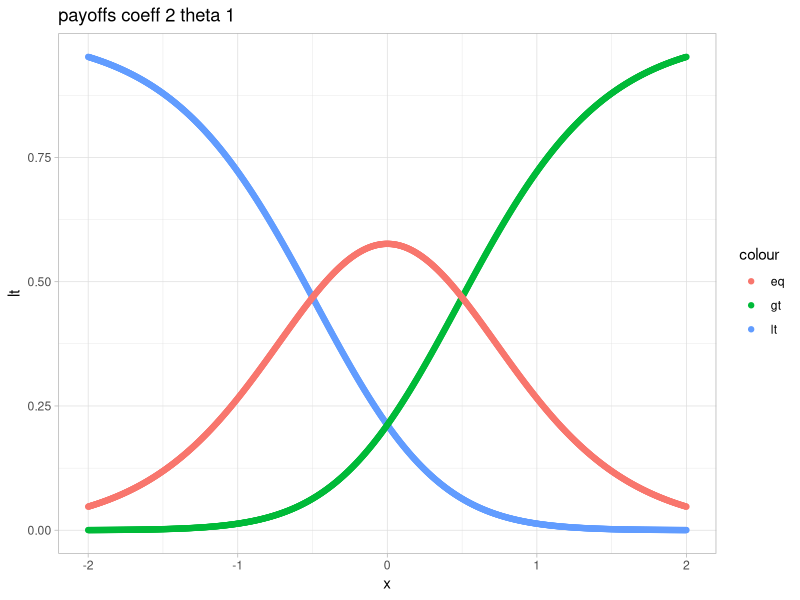

This chart was generated by the following R code:
library(tidyverse)
theme_set(theme_light())
rm(list = ls())
set.seed(4)

coeff <- 2 #first try for payoff: crossovers at +/- .5, but 'eq' quite likely out to 1ish?
theta <- 1

#coeff <- 100 #first try for prob: crossovers at +/- .01, eq out to +/- .05
#theta <- 1
which_targdiff <- c("probs", "payoffs")[2]#choose one
tolerance <- 2 #sets limits of xcomb, ie desired vis perspective.

rnd_option <- function(){
    ##prob-payoff trials that match the howes16 priors.
    c(rbeta(1, 1, 1),
      rnorm(1, 100, 5)
      )
}

rnd_trial <- function(){
    list(rnd_option(),
         rnd_option(),
         rnd_option())
}

p_lessthan <- function(mydiff){
    1 / (1 + exp(coeff * mydiff + theta))
}
p_greaterthan <- function(mydiff){
    1 / (1 + exp(-coeff * mydiff + theta))
}

p10 <- function(mydiff){
    p_lessthan(mydiff) * (1 - p_greaterthan(mydiff))
}
p00 <- function(mydiff){
    (1 - p_lessthan(mydiff)) * (1 - p_greaterthan(mydiff))
}
p01 <- function(mydiff){
    (1 - p_lessthan(mydiff)) * (p_greaterthan(mydiff))
}

hm_trials <- 1000
probdiffs <- rbeta(hm_trials, 1, 1) - rbeta(hm_trials, 1, 1)
payoffdiffs <- rnorm(hm_trials, 100, 5) - rnorm(hm_trials, 100, 5)

targdiff <- if (which_targdiff == "probs"){
                probdiffs
            }else{
                payoffdiffs
            }

xcomb <- seq(from = -tolerance,
             to = tolerance,
             length = length(targdiff)
             )
lt <- sapply(xcomb, p10)
gt <- sapply(xcomb, p01)
eq <- sapply(xcomb, p00)

for (i in 1:hm_trials){
    z <- sum(lt[i], gt[i], eq[i])
    lt[i] <- lt[i] / z
    gt[i] <- gt[i] / z
    eq[i] <- eq[i] / z
}

check.df <- data.frame(x = xcomb,
                       lt = lt,
                       gt = gt,
                       eq = eq)
ggplot(check.df, aes(x = x)) +
    geom_point(aes(y = lt, color = "lt")) +
    geom_point(aes(y = gt, color = "gt")) +
    geom_point(aes(y = eq, color = "eq")) +
    ggtitle(paste(which_targdiff, "coeff", coeff, "theta", theta))
